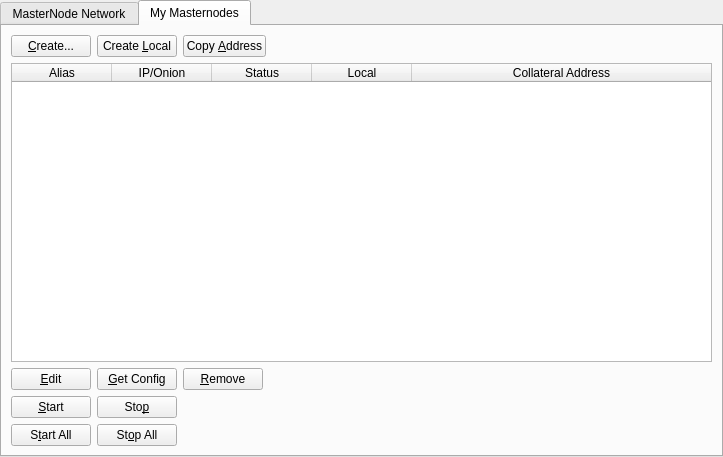
<?xml version="1.0" encoding="UTF-8"?>
<ui version="4.0">
 <class>MasternodeManager</class>
 <widget class="QWidget" name="MasternodeManager">
  <property name="geometry">
   <rect>
    <x>0</x>
    <y>0</y>
    <width>723</width>
    <height>457</height>
   </rect>
  </property>
  <property name="windowTitle">
   <string>Form</string>
  </property>
  <layout class="QVBoxLayout" name="topLayout">
   <property name="leftMargin">
    <number>0</number>
   </property>
   <property name="topMargin">
    <number>0</number>
   </property>
   <property name="rightMargin">
    <number>0</number>
   </property>
   <property name="bottomMargin">
    <number>0</number>
   </property>
   <item>
    <layout class="QVBoxLayout" name="verticalLayout">
     <property name="bottomMargin">
      <number>0</number>
     </property>
     <item>
      <widget class="QTabWidget" name="tabWidget">
       <property name="currentIndex">
        <number>1</number>
       </property>
       <widget class="QWidget" name="tab">
        <attribute name="title">
         <string>MasterNode Network</string>
        </attribute>
        <layout class="QGridLayout" name="gridLayout">
         <item row="1" column="0">
          <widget class="QTableWidget" name="tableWidget">
           <property name="editTriggers">
            <set>QAbstractItemView::NoEditTriggers</set>
           </property>
           <property name="alternatingRowColors">
            <bool>true</bool>
           </property>
           <property name="selectionBehavior">
            <enum>QAbstractItemView::SelectRows</enum>
           </property>
           <attribute name="horizontalHeaderStretchLastSection">
            <bool>true</bool>
           </attribute>
           <column>
            <property name="text">
             <string>Address</string>
            </property>
           </column>
           <column>
            <property name="text">
             <string>Rank</string>
            </property>
           </column>
           <column>
            <property name="text">
             <string>Active</string>
            </property>
           </column>
           <column>
            <property name="text">
             <string>Active (secs)</string>
            </property>
           </column>
           <column>
            <property name="text">
             <string>Last Seen</string>
            </property>
           </column>
           <column>
            <property name="text">
             <string>Pubkey</string>
            </property>
           </column>
          </widget>
         </item>
         <item row="0" column="0">
          <layout class="QHBoxLayout" name="horizontalLayout_3">
           <property name="bottomMargin">
            <number>0</number>
           </property>
           <item>
            <widget class="QLabel" name="label_2">
             <property name="text">
              <string>Masternode Count:</string>
             </property>
            </widget>
           </item>
           <item>
            <widget class="QLabel" name="countLabel">
             <property name="text">
              <string>0</string>
             </property>
            </widget>
           </item>
           <item>
            <spacer name="horizontalSpacer_3">
             <property name="orientation">
              <enum>Qt::Horizontal</enum>
             </property>
             <property name="sizeHint" stdset="0">
              <size>
               <width>40</width>
               <height>20</height>
              </size>
             </property>
            </spacer>
           </item>
          </layout>
         </item>
        </layout>
       </widget>
       <widget class="QWidget" name="tab_2">
        <attribute name="title">
         <string>My Masternodes</string>
        </attribute>
        <layout class="QGridLayout" name="gridLayout_2">
         <item row="0" column="0">
          <layout class="QVBoxLayout" name="verticalLayout_2">
           <property name="bottomMargin">
            <number>0</number>
           </property>
           <item>
            <layout class="QHBoxLayout" name="horizontalLayout">
             <item>
              <widget class="QPushButton" name="createButton">
               <property name="text">
                <string>&amp;Create...</string>
               </property>
              </widget>
             </item>
             <item>
              <widget class="QPushButton" name="localButton">
               <property name="text">
                <string>Create &amp;Local</string>
               </property>
              </widget>
             </item>
             <item>
              <widget class="QPushButton" name="copyAddressButton">
               <property name="text">
                <string>Copy &amp;Address</string>
               </property>
              </widget>
             </item>
             <item>
              <spacer name="horizontalSpacer">
               <property name="orientation">
                <enum>Qt::Horizontal</enum>
               </property>
               <property name="sizeHint" stdset="0">
                <size>
                 <width>40</width>
                 <height>20</height>
                </size>
               </property>
              </spacer>
             </item>
            </layout>
           </item>
           <item>
            <widget class="QTableWidget" name="tableWidget_2">
             <property name="editTriggers">
              <set>QAbstractItemView::NoEditTriggers</set>
             </property>
             <property name="alternatingRowColors">
              <bool>true</bool>
             </property>
             <property name="selectionMode">
              <enum>QAbstractItemView::SingleSelection</enum>
             </property>
             <property name="selectionBehavior">
              <enum>QAbstractItemView::SelectRows</enum>
             </property>
             <attribute name="horizontalHeaderStretchLastSection">
              <bool>true</bool>
             </attribute>
             <column>
              <property name="text">
               <string>Alias</string>
              </property>
             </column>
             <column>
              <property name="text">
               <string>IP/Onion</string>
              </property>
             </column>
             <column>
              <property name="text">
               <string>Status</string>
              </property>
             </column>
             <column>
              <property name="text">
               <string>Local</string>
              </property>
             </column>
             <column>
              <property name="text">
               <string>Collateral Address</string>
              </property>
             </column>
            </widget>
           </item>
           <item>
            <layout class="QHBoxLayout" name="horizontalLayout_2">
             <property name="bottomMargin">
              <number>0</number>
             </property>
             <item>
              <widget class="QPushButton" name="editButton">
               <property name="text">
                <string>&amp;Edit</string>
               </property>
              </widget>
             </item>
             <item>
              <widget class="QPushButton" name="getConfigButton">
               <property name="text">
                <string>&amp;Get Config</string>
               </property>
              </widget>
             </item>
             <item>
              <widget class="QPushButton" name="removeButton">
               <property name="text">
                <string>&amp;Remove</string>
               </property>
              </widget>
             </item>
             <item>
              <spacer name="horizontalSpacer_2">
               <property name="orientation">
                <enum>Qt::Horizontal</enum>
               </property>
               <property name="sizeHint" stdset="0">
                <size>
                 <width>40</width>
                 <height>20</height>
                </size>
               </property>
              </spacer>
             </item>
            </layout>
           </item>
           <item>
            <layout class="QHBoxLayout" name="horizontalLayout_4">
             <property name="bottomMargin">
              <number>0</number>
             </property>
             <item>
              <widget class="QPushButton" name="startButton">
               <property name="text">
                <string>&amp;Start</string>
               </property>
              </widget>
             </item>
             <item>
              <widget class="QPushButton" name="stopButton">
               <property name="text">
                <string>Sto&amp;p</string>
               </property>
              </widget>
             </item>
             <item>
              <spacer name="horizontalSpacer_4">
               <property name="orientation">
                <enum>Qt::Horizontal</enum>
               </property>
               <property name="sizeHint" stdset="0">
                <size>
                 <width>40</width>
                 <height>20</height>
                </size>
               </property>
              </spacer>
             </item>
            </layout>
           </item>
           <item>
            <layout class="QHBoxLayout" name="horizontalLayout_5">
             <property name="bottomMargin">
              <number>0</number>
             </property>
             <item>
              <widget class="QPushButton" name="startAllButton">
               <property name="text">
                <string>S&amp;tart All</string>
               </property>
              </widget>
             </item>
             <item>
              <widget class="QPushButton" name="stopAllButton">
               <property name="text">
                <string>St&amp;op All</string>
               </property>
              </widget>
             </item>
             <item>
              <spacer name="horizontalSpacer_5">
               <property name="orientation">
                <enum>Qt::Horizontal</enum>
               </property>
               <property name="sizeHint" stdset="0">
                <size>
                 <width>40</width>
                 <height>20</height>
                </size>
               </property>
              </spacer>
             </item>
            </layout>
           </item>
          </layout>
         </item>
        </layout>
       </widget>
      </widget>
     </item>
    </layout>
   </item>
  </layout>
 </widget>
 <resources/>
 <connections/>
</ui>
